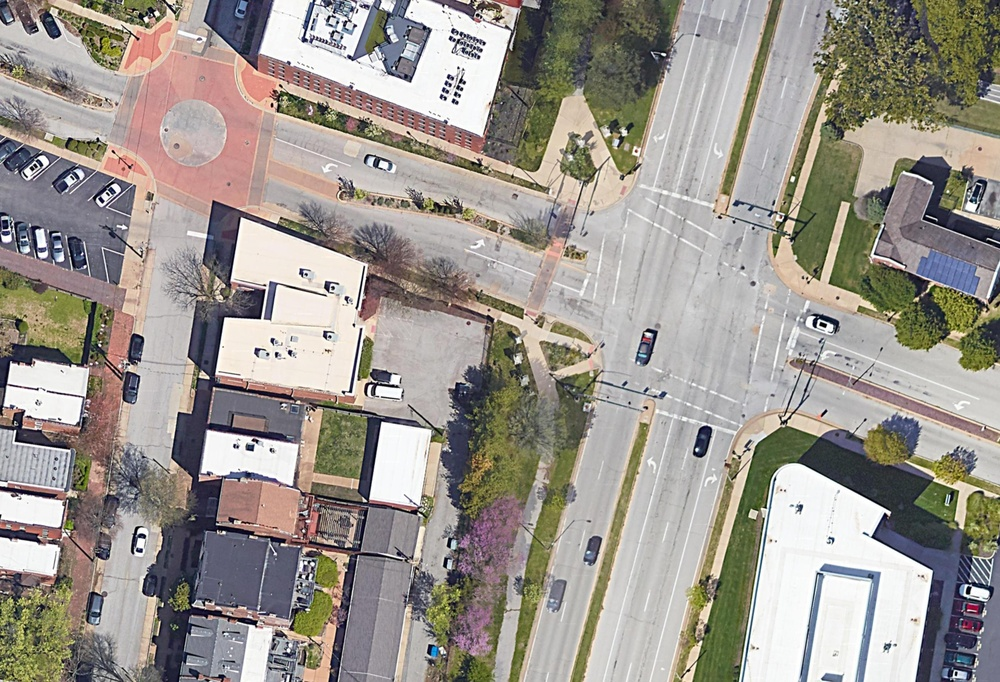
#> input picture DJI_0268.JPG, 1000 x 682 px, shrunk from 5472 x 3730 before the run
$ python final.py --second_image DJI_0268.JPG
#> lines starting #> are read from the running program, lines starting #| are printed output that depends on the picture
# This is a sample Python script.
import cv2
from matplotlib import pyplot
import numpy as np
import copy
import os
import argparse


def get_parser():
    parser = argparse.ArgumentParser(description='Image Matching Argument Parser')
    parser.add_argument('--first_image', default='DJI_0268.JPG', type=str, help='Path to the first image')
    parser.add_argument('--second_image', default='DJI_0267.JPG', type=str, help='Path to the second image')
    parser.add_argument('--detector_type', default='Akaze', choices=['Sift', 'Akaze'],
                        help='type of feature detector (default=Akaze)')
    parser.add_argument('--match_threshold', type=float, default=0.7, help='Threshold for matching (default = 0.7)')
    parser.add_argument('--good_matches_threshold', type=int, default=20,
                        help='Threshold for good matches (default = 20)')
    parser.add_argument('--acceptable_rotation_angle', type=int, default=30,
                        help='Acceptable rotation angle (default = 30)')
    parser.add_argument('--show_result', action='store_true',
                        help='Whether to show the resulting image (default = False)')
    return parser


def get_rotation_angle_homography(H):
    # Извлекаем угол поворота из гомографической матрицы
    cos_theta = H[0, 0]
    sin_theta = H[1, 0]
    rotation_angle = np.arctan2(sin_theta, cos_theta)
    return np.degrees(rotation_angle)


def combine_two_images(image1_path, image2_path, detector_type, match_threshold, good_matches_threshold,
                       acceptable_rotation_angle, show_result: bool):
#> called with image1_path = 'DJI_0268.JPG', image2_path = 'DJI_0268.JPG', detector_type = 'Akaze', match_threshold = 0.7, good_matches_threshold = 20, acceptable_rotation_angle = 30, show_result = False
    image1 = cv2.imread(image1_path)
#> image1 is the input picture: shape (682, 1000, 3); mean B, G, R 142.8, 150.1, 155.9
    image2 = cv2.imread(image2_path)
    if detector_type == 'Akaze':
        detector = cv2.AKAZE_create()
    elif detector_type == 'Sift':
        detector = cv2.SIFT_create()
    gray1 = cv2.cvtColor(image1, cv2.COLOR_BGR2GRAY)
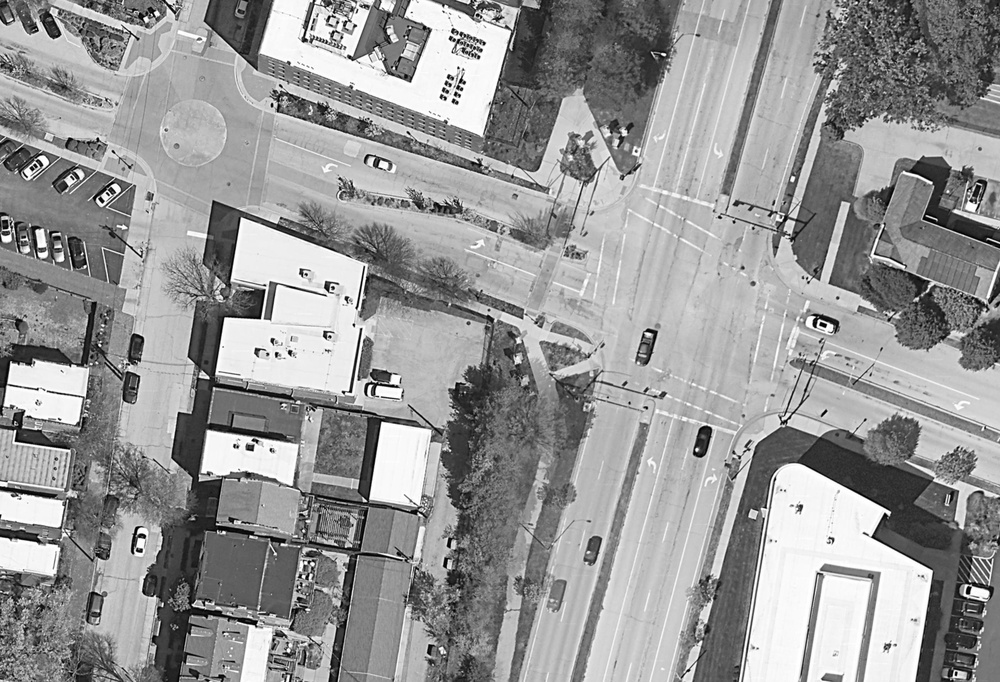
#> gray1: shape (682, 1000); min 0, max 255, mean 151
    ret1, mask1 = cv2.threshold(gray1, 1, 255, cv2.THRESH_BINARY)
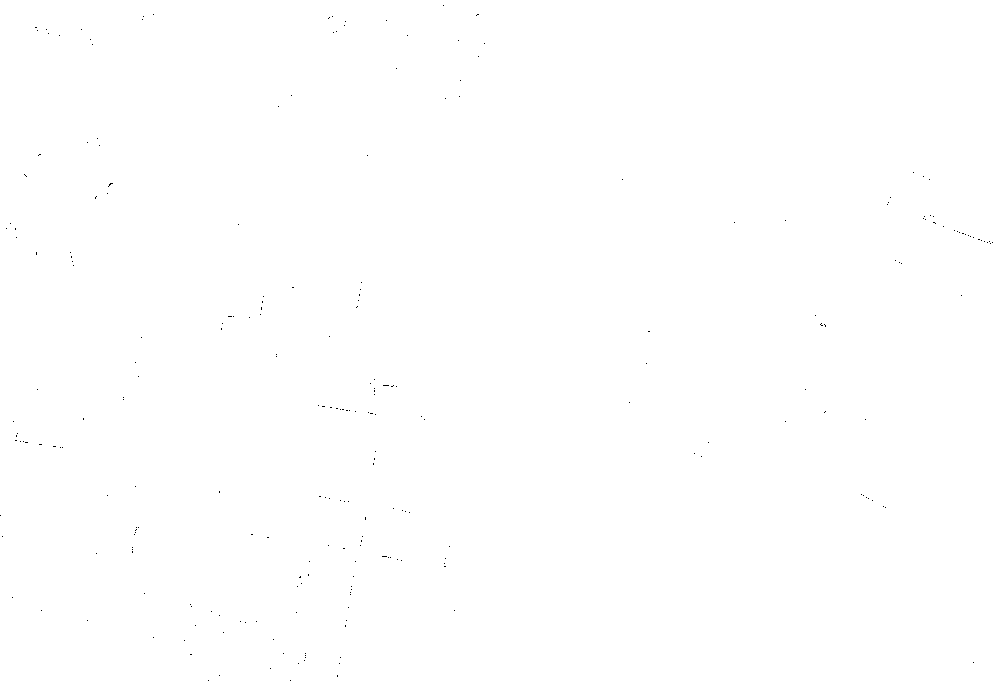
#> mask1: shape (682, 1000); 99.9% white; black in thin lines or dots
    kp1, descriptors1 = detector.detectAndCompute(image1, None)  # kp = keypoints
#> kp1 = 3791 keypoints; strongest (x, y, size): (249, 447, 5.7), (328, 286, 8.1), (219, 452, 22.8), (327, 285, 5.7)

    gray2 = cv2.cvtColor(image2, cv2.COLOR_BGR2GRAY)
    ret2, mask2 = cv2.threshold(gray2, 1, 255, cv2.THRESH_BINARY)
    kp2, descriptors2 = detector.detectAndCompute(image2, None)
#> kp2 has the same summary as kp1

    matcher = cv2.BFMatcher()
    matches = matcher.knnMatch(descriptors2, descriptors1, k=2)
#> matches = 3791 matches
    good = []
    for m, n in matches:
        if m.distance < match_threshold * n.distance:
            good.append(m)
#> after the loop, good = 3791 matches

    if len(good) < good_matches_threshold:
        return 0.0

    matches = copy.copy(good)
    src_pts = np.float32([kp2[m.queryIdx].pt for m in matches]).reshape(-1, 1, 2)
    dst_pts = np.float32([kp1[m.trainIdx].pt for m in matches]).reshape(-1, 1, 2)

    homog_result = cv2.findHomography(src_pts, dst_pts, method=cv2.RANSAC)
    H = homog_result[0]
#> H = [[1, -3.21e-15, 1.36e-12], [-2.59e-16, 1, 8.6e-13], [-6.46e-19, -6.51e-18, 1]]

    ang = get_rotation_angle_homography(H)
#> in get_rotation_angle_homography, `cos_theta = H[0, 0]`: cos_theta = 1
#> in get_rotation_angle_homography, `sin_theta = H[1, 0]`: sin_theta = -2.59e-16
#> ang = -1.48e-14
    if abs(ang) > acceptable_rotation_angle:
        return 0.0
    height1, width1 = image1.shape[:2]
#> height1 = 682; width1 = 1000
    height2, width2 = image2.shape[:2]
#> height2 = 682; width2 = 1000

    corners1 = np.float32(([0, 0], [0, height1], [width1, height1], [width1, 0]))
    corners2 = np.float32(([0, 0], [0, height2], [width2, height2], [width2, 0]))
    warped_corners2 = np.zeros((4, 2))

    for i in range(0, 4):
        cornerX = corners2[i, 0]
        cornerY = corners2[i, 1]

        warped_corners2[i, 0] = (H[0, 0] * cornerX + H[0, 1] * cornerY + H[0, 2]) / (
                H[2, 0] * cornerX + H[2, 1] * cornerY + H[2, 2])
        warped_corners2[i, 1] = (H[1, 0] * cornerX + H[1, 1] * cornerY + H[1, 2]) / (
                H[2, 0] * cornerX + H[2, 1] * cornerY + H[2, 2])
#> after the loop, warped_corners2 = [[1.36e-12, 8.6e-13], [-8.32e-13, 682], [1000, 682], [1000, 6.01e-13]]

    allCorners = np.concatenate((corners1, warped_corners2), axis=0)
#> allCorners = [[0, 0], [0, 682], [1000, 682], [1000, 0], [1.36e-12, 8.6e-13], [-8.32e-13, 682], [1000, 682], [1000, 6.01e-13]]

    [xMin, yMin] = np.int32(allCorners.min(axis=0).ravel() - 0.5)
#> xMin = 0; yMin = 0
    [xMax, yMax] = np.int32(allCorners.max(axis=0).ravel() + 0.5)
#> xMax = 1000; yMax = 682

    translation = np.float32(([1, 0, -1 * xMin], [0, 1, -1 * yMin], [0, 0, 1]))
#> translation = [[1, 0, 0], [0, 1, 0], [0, 0, 1]]
    warped_res_img = cv2.warpPerspective(image1, translation, (xMax - xMin, yMax - yMin))
    full_transformation = np.dot(translation, H)  # again, images must be translated to be 100% visible in new canvas
#> full_transformation has the same summary as H
    warped_image2 = cv2.warpPerspective(image2, full_transformation, (xMax - xMin, yMax - yMin))
    result_image = np.where(warped_image2 != 0, warped_image2, warped_res_img)

    etalon_h = max(height1, height2)
#> etalon_h = 682
    etalon_w = max(width1, width2)
#> etalon_w = 1000
    res_h, res_w = result_image.shape[:2]
#> res_h = 682; res_w = 1000
    part_h = 1.0 - (res_h - etalon_h) / etalon_h
#> part_h = 1
    part_w = 1.0 - (res_w - etalon_w) / etalon_w
#> part_w = 1

    if show_result:
        pyplot.imshow(result_image), pyplot.show()

    return part_h * part_w


if __name__ == '__main__':
    parser = get_parser()
    args = parser.parse_args()
    print('Path to the first image:', args.first_image)
    print('Path to the second image:', args.second_image)
    print('Type of detector:', args.detector_type)
    print('Match threshold:', args.match_threshold)
    print('Good matches threshold:', args.good_matches_threshold)
    print('Acceptable rotation angle:', args.acceptable_rotation_angle)
    print('Show result:', args.show_result)
    print(combine_two_images(args.first_image, args.second_image, args.detector_type,
                             args.match_threshold, args.good_matches_threshold, args.acceptable_rotation_angle,
                             args.show_result))
